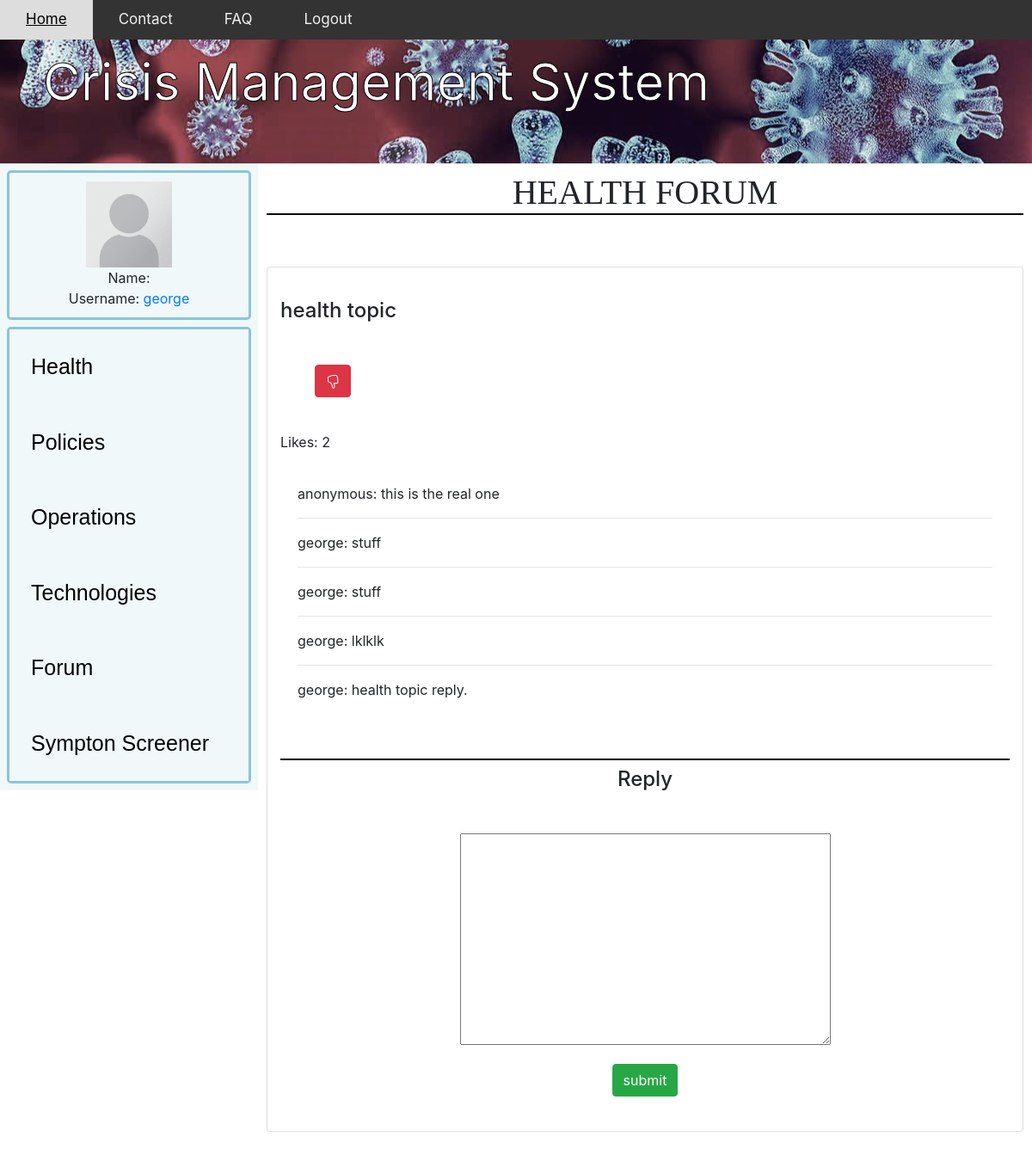
Page /forumMain/Health/health topic/ (signed in) on the earlier database version.
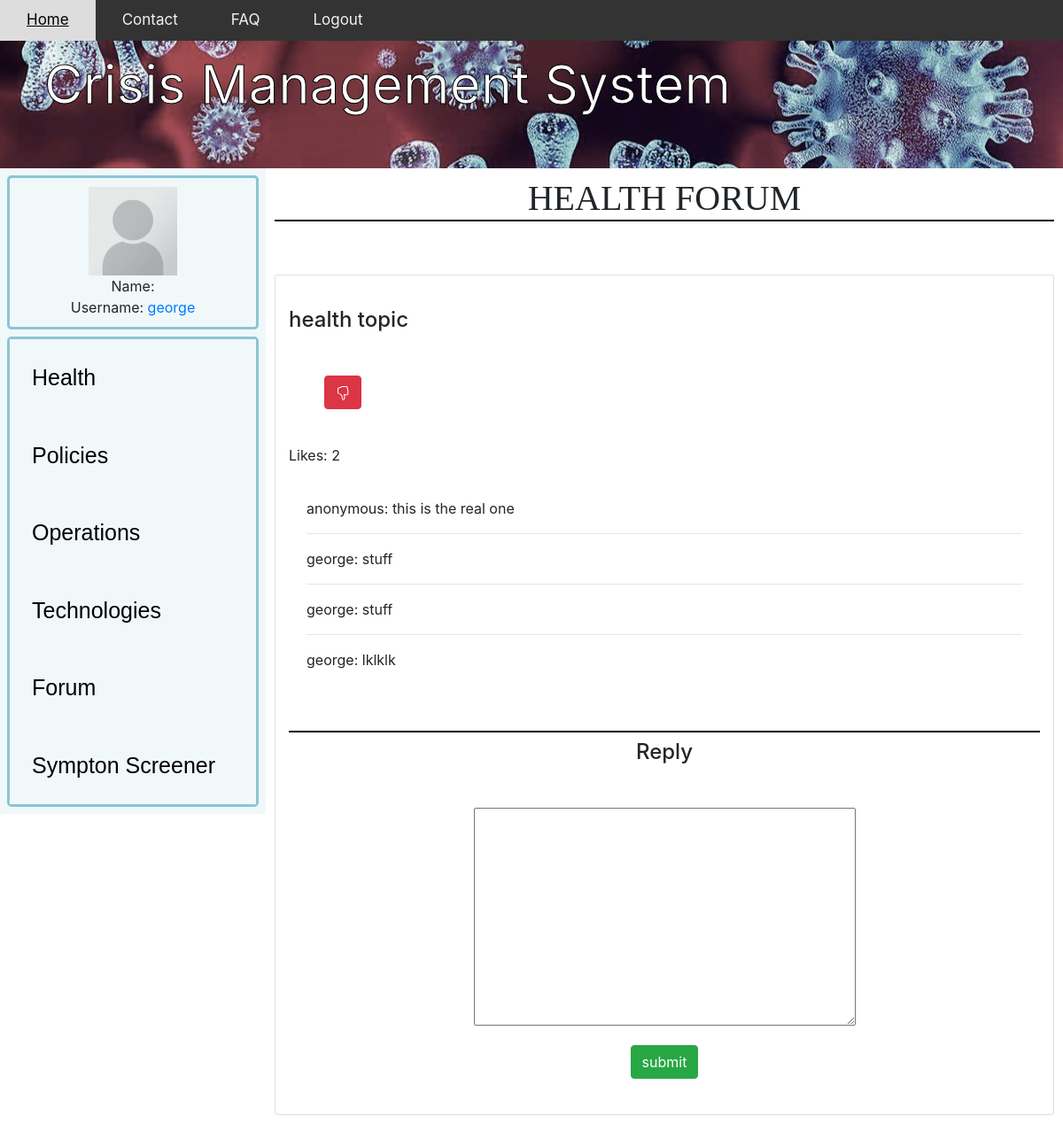
Same page on the later database version.
### app/models.py (models this page shows, shortened)
class Discussion(models.Model):
    forum = models.ForeignKey(forum,blank=True,on_delete=models.CASCADE)
    discuss = models.CharField(max_length=1000)
    name=models.CharField(max_length=200,default="anonymous" )

### app/views.py (the view, shortened to what this page needs)
# urls.py: path('forumMain/<forumName>/<forumTopic>/', forumDiscussion, name='forumDiscussion'),
@login_required
def forumDiscussion(request, forumName, forumTopic):
    myForum=forum.objects.get(section=forumName, topic=forumTopic)
    discussions=[]
    discussions.append(myForum.discussion_set.all())
    form = CreateInDiscussion()
    totalLikes = myForum.totalLikes()
    liked = False
    if myForum.forumLikes.filter(id=request.user.id).exists():
        liked = True
    context={'forum' : myForum,
            'discussions' : discussions,
            'form' : form,
            'forumName' : forumName,
            'forumTopic' : forumTopic,
            'totalLikes' : totalLikes,
            'liked' : liked,
            }
    return render(request, 'forumDiscussion.html', context)

### app/forms.py
class CreateInDiscussion(ModelForm):
    class Meta:
        model= Discussion
        fields = ["discuss"]
        widgets = {
            'discuss' : Textarea(attrs={'cols': 40, 'rows': 10}),
        }
        labels = {
            'discuss' : _('')
        }

### app/models.py (called while the page is built)
    def totalLikes(self):
        return self.forumLikes.count()

### app/templates/forumDiscussion.html (shortened to what this page needs)
{% extends "app/base2.html" %}
{% load static %}
{% block content %}
<!DOCTYPE html>
<html lang="en">
<head>
    <body>
		<h1>{{forum.section}} Forum</h1>
	</body>
    <link rel="stylesheet" href="https://stackpath.bootstrapcdn.com/bootstrap/4.5.0/css/bootstrap.min.css"0>
</head>
<body>
            <div class="card-columns" style="padding: 10px; margin: 20px;"></div>
            <div class="card box container">
                <br>
                <h6 class="card-title">
                    <h4>{{forum.topic}}</h4>
                    <form style="margin: 0"  action="{% url 'like_post' forum.topic %}" method="POST">
                        {% if liked %}
                            <button type="submit", name="post_id", value="{{forum.topic}}", class="btn btn-danger"></button>
                        {% endif %}
                    </form>
                    <p>Likes: {{totalLikes}}</p>
                    <div class="card-body container">
                            <p>{{forum.name}}: {{forum.description}}</p>
                        </h6>
                        {%for discuss in discussions%}
                        {%for objs in discuss%}
                            <hr>
                        {% if objs.forum == forum %}
                        {{objs.name}}: {{objs.discuss}}
                           <br>
                        {% endif %}
                        {%endfor%}
                        {%endfor%}
                    </div>
                    <head>
                        <body>
                            <h1><br></h1>
                            <h4 ><center>Reply</center></h4>
                        </body>
                        <link rel="stylesheet" href="https://stackpath.bootstrapcdn.com/bootstrap/4.5.0/css/bootstrap.min.css"0>
                    </head>
                    <form action="{{request.path }}" method="POST" style="text-align: center;">
                        {{form.as_p}}
                        <input type="submit" class="btn btn-success" value="submit" >
                    </form>
            </div>
            <br>
            </div>
</body>
</html>
{%endblock%}

### app/templates/app/base2.html (shortened to what this page needs)
{% load static %}
<!DOCTYPE html>
<html>
	<head>
		<link rel="stylesheet" type="text/css" href="{% static 'css/main.css'%}">
	</head>
    <body>
        <div class="topnav" >
            <a class="active" href="#home" onclick="location.href='/'">Home</a>
            <a href="#contact" onclick="location.href='/contact'">Contact</a>
            <a href="#faq" onclick="location.href='/faq'">FAQ</a>
            {% if request.user.is_authenticated %}
            <a href="{% url 'logout' %}">Logout</a>
            {% else %}
            <a href="#Login" onclick="location.href='/accounts/login'">Login</a>
            {% endif %}
        </div>
        <header>Crisis Management System</header>
        <div class="homecolumn left" >
            <div class="homerow top" >
                <section>
                    {% if user.is_authenticated %}
                        <img src="{% static 'app/images/blank.png' %}" width="100" height="100">
                        <br>Name: {{ user.get_full_name }}
                        <br>Username: <a href="/userDiscussions/">{{ user.username }}</a>
                    {% else %}
                        <button onclick="location.href='/accounts/login'" class="button button1">Login</button>
                    {% endif %}
                </section>
            </div>
            <div class="homerow bottom" >
                <button onclick="location.href='/health'" class="homebutton">
                    Health</button>
                <button onclick="location.href='/policies'" class="homebutton">
                    Policies</button>
                <button onclick="location.href='/operation'" class="homebutton">
                    Operations</button>
                <button onclick="location.href='/technologies'" class="homebutton">
                    Technologies</button>
                <button onclick="location.href='/forumMain'" class="homebutton">
                    Forum</button>
                <button onclick="location.href='/screener'" class="homebutton">
                    Sympton Screener</button>
            </div>
        </div>
        <div class="homecolumn right">
            <div class="homerow full">
                {% block content %}{% endblock %}
    </body>
</html>

Differences in the rows shown:
removed Discussion: name "george", discuss "health topic reply."
